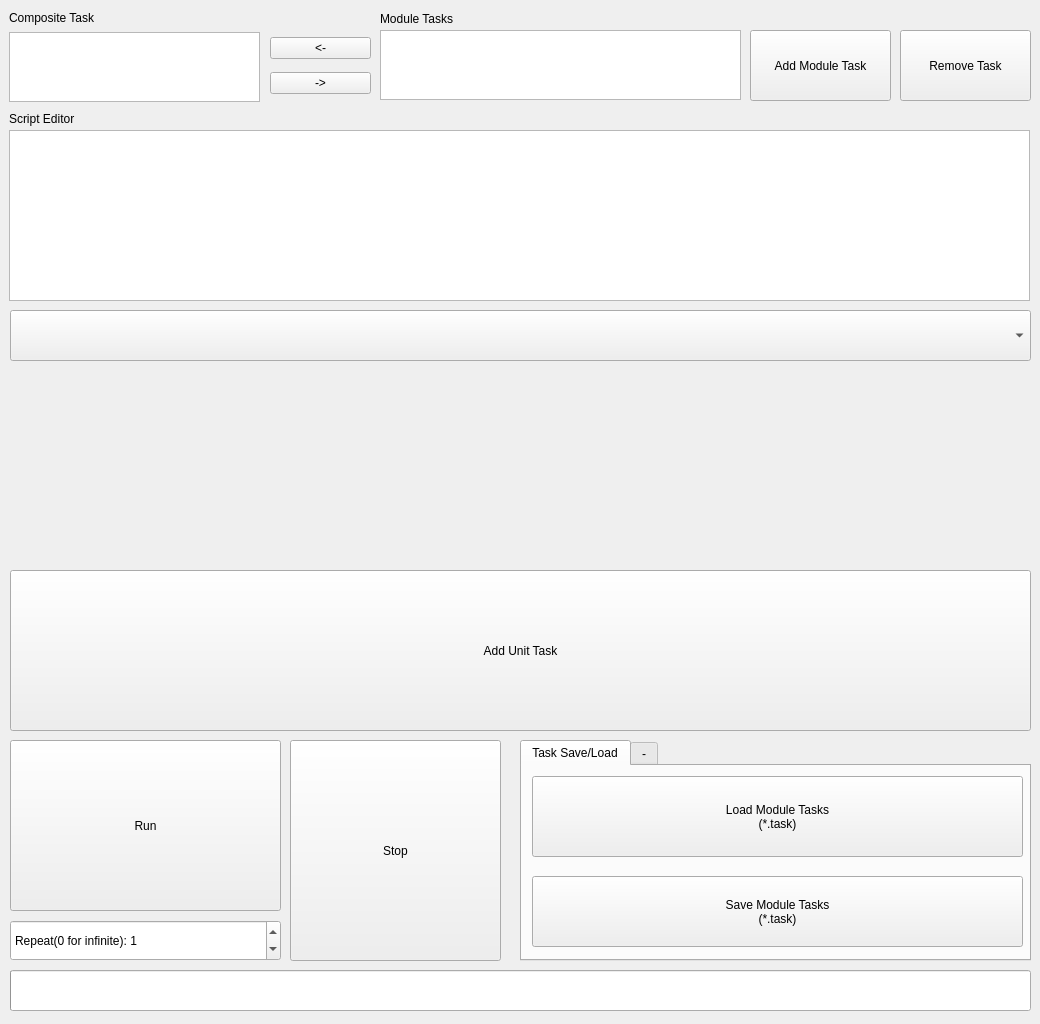
<?xml version="1.0" encoding="UTF-8"?>
<ui version="4.0">
 <class>TaskPlannerWidget</class>
 <widget class="QWidget" name="TaskPlannerWidget">
  <property name="geometry">
   <rect>
    <x>0</x>
    <y>0</y>
    <width>1040</width>
    <height>1024</height>
   </rect>
  </property>
  <property name="sizePolicy">
   <sizepolicy hsizetype="Fixed" vsizetype="Fixed">
    <horstretch>0</horstretch>
    <verstretch>0</verstretch>
   </sizepolicy>
  </property>
  <property name="maximumSize">
   <size>
    <width>16777215</width>
    <height>1080</height>
   </size>
  </property>
  <widget class="QComboBox" name="taskTypeSelector">
   <property name="geometry">
    <rect>
     <x>10</x>
     <y>310</y>
     <width>1021</width>
     <height>51</height>
    </rect>
   </property>
   <property name="sizePolicy">
    <sizepolicy hsizetype="Preferred" vsizetype="Fixed">
     <horstretch>0</horstretch>
     <verstretch>40</verstretch>
    </sizepolicy>
   </property>
  </widget>
  <widget class="QListWidget" name="compositeTaskList">
   <property name="geometry">
    <rect>
     <x>9</x>
     <y>32</y>
     <width>251</width>
     <height>70</height>
    </rect>
   </property>
  </widget>
  <widget class="QLabel" name="labelModuleTasks">
   <property name="geometry">
    <rect>
     <x>380</x>
     <y>10</y>
     <width>93</width>
     <height>17</height>
    </rect>
   </property>
   <property name="text">
    <string>Module Tasks</string>
   </property>
  </widget>
  <widget class="QTableWidget" name="taskTable">
   <property name="geometry">
    <rect>
     <x>380</x>
     <y>30</y>
     <width>361</width>
     <height>70</height>
    </rect>
   </property>
  </widget>
  <widget class="QLabel" name="labelLuaScript">
   <property name="geometry">
    <rect>
     <x>9</x>
     <y>110</y>
     <width>112</width>
     <height>17</height>
    </rect>
   </property>
   <property name="text">
    <string>Script Editor</string>
   </property>
  </widget>
  <widget class="QTextEdit" name="scriptEditor_lua">
   <property name="geometry">
    <rect>
     <x>9</x>
     <y>130</y>
     <width>1021</width>
     <height>171</height>
    </rect>
   </property>
  </widget>
  <widget class="QWidget" name="layoutWidget">
   <property name="geometry">
    <rect>
     <x>270</x>
     <y>30</y>
     <width>101</width>
     <height>71</height>
    </rect>
   </property>
   <layout class="QVBoxLayout" name="arrowButtonLayout">
    <item>
     <widget class="QPushButton" name="addModuleTaskBtn">
      <property name="text">
       <string>&lt;-</string>
      </property>
     </widget>
    </item>
    <item>
     <widget class="QPushButton" name="removeModuleTaskBtn">
      <property name="text">
       <string>-&gt;</string>
      </property>
     </widget>
    </item>
   </layout>
  </widget>
  <widget class="QLabel" name="labelCompositeTask">
   <property name="geometry">
    <rect>
     <x>9</x>
     <y>9</y>
     <width>174</width>
     <height>17</height>
    </rect>
   </property>
   <property name="text">
    <string>Composite Task</string>
   </property>
  </widget>
  <widget class="QPushButton" name="addTaskBtn">
   <property name="geometry">
    <rect>
     <x>750</x>
     <y>30</y>
     <width>141</width>
     <height>71</height>
    </rect>
   </property>
   <property name="text">
    <string>Add Module Task</string>
   </property>
  </widget>
  <widget class="QPushButton" name="removeTaskBtn">
   <property name="geometry">
    <rect>
     <x>900</x>
     <y>30</y>
     <width>131</width>
     <height>71</height>
    </rect>
   </property>
   <property name="text">
    <string>Remove Task</string>
   </property>
  </widget>
  <widget class="QPushButton" name="addUnitTaskBtn">
   <property name="geometry">
    <rect>
     <x>10</x>
     <y>570</y>
     <width>1021</width>
     <height>161</height>
    </rect>
   </property>
   <property name="text">
    <string>Add Unit Task</string>
   </property>
  </widget>
  <widget class="QPushButton" name="runButton">
   <property name="geometry">
    <rect>
     <x>10</x>
     <y>740</y>
     <width>271</width>
     <height>171</height>
    </rect>
   </property>
   <property name="text">
    <string>Run</string>
   </property>
  </widget>
  <widget class="QSpinBox" name="repeatSpinBox">
   <property name="geometry">
    <rect>
     <x>10</x>
     <y>920</y>
     <width>271</width>
     <height>41</height>
    </rect>
   </property>
   <property name="prefix">
    <string>Repeat(0 for infinite): </string>
   </property>
   <property name="maximum">
    <number>1000</number>
   </property>
   <property name="value">
    <number>1</number>
   </property>
  </widget>
  <widget class="QPushButton" name="stopButton">
   <property name="geometry">
    <rect>
     <x>290</x>
     <y>740</y>
     <width>211</width>
     <height>221</height>
    </rect>
   </property>
   <property name="text">
    <string>Stop</string>
   </property>
  </widget>
  <widget class="QProgressBar" name="progressBar">
   <property name="geometry">
    <rect>
     <x>10</x>
     <y>970</y>
     <width>1021</width>
     <height>41</height>
    </rect>
   </property>
  </widget>
  <widget class="QTabWidget" name="tabWidget">
   <property name="geometry">
    <rect>
     <x>520</x>
     <y>740</y>
     <width>511</width>
     <height>221</height>
    </rect>
   </property>
   <property name="currentIndex">
    <number>0</number>
   </property>
   <widget class="QWidget" name="tab">
    <attribute name="title">
     <string>Task Save/Load</string>
    </attribute>
    <widget class="QPushButton" name="saveAllTasksBtn">
     <property name="geometry">
      <rect>
       <x>10</x>
       <y>110</y>
       <width>491</width>
       <height>71</height>
      </rect>
     </property>
     <property name="text">
      <string>Save Module Tasks
(*.task)</string>
     </property>
    </widget>
    <widget class="QPushButton" name="loadAllTasksBtn">
     <property name="geometry">
      <rect>
       <x>10</x>
       <y>10</y>
       <width>491</width>
       <height>81</height>
      </rect>
     </property>
     <property name="text">
      <string>Load Module Tasks
(*.task)</string>
     </property>
    </widget>
   </widget>
   <widget class="QWidget" name="tab_2">
    <attribute name="title">
     <string>-</string>
    </attribute>
    <widget class="QWidget" name="layoutWidget">
     <property name="geometry">
      <rect>
       <x>10</x>
       <y>10</y>
       <width>254</width>
       <height>27</height>
      </rect>
     </property>
     <layout class="QHBoxLayout" name="conditionalLayout">
      <item>
       <widget class="QPushButton" name="addConditionBtn">
        <property name="enabled">
         <bool>false</bool>
        </property>
        <property name="text">
         <string>-</string>
        </property>
       </widget>
      </item>
      <item>
       <widget class="QPushButton" name="addLoopBtn">
        <property name="enabled">
         <bool>false</bool>
        </property>
        <property name="text">
         <string>-</string>
        </property>
       </widget>
      </item>
      <item>
       <widget class="QPushButton" name="closeBlockBtn">
        <property name="enabled">
         <bool>false</bool>
        </property>
        <property name="text">
         <string>-</string>
        </property>
       </widget>
      </item>
     </layout>
    </widget>
    <widget class="QPushButton" name="saveCompositeTaskBtn">
     <property name="enabled">
      <bool>false</bool>
     </property>
     <property name="geometry">
      <rect>
       <x>90</x>
       <y>50</y>
       <width>71</width>
       <height>61</height>
      </rect>
     </property>
     <property name="text">
      <string>-</string>
     </property>
    </widget>
    <widget class="QPushButton" name="runLuaScriptBtn">
     <property name="enabled">
      <bool>false</bool>
     </property>
     <property name="geometry">
      <rect>
       <x>10</x>
       <y>50</y>
       <width>71</width>
       <height>61</height>
      </rect>
     </property>
     <property name="text">
      <string>-</string>
     </property>
    </widget>
   </widget>
  </widget>
  <widget class="QWidget" name="paramInputWidget" native="true">
   <property name="geometry">
    <rect>
     <x>10</x>
     <y>370</y>
     <width>1021</width>
     <height>191</height>
    </rect>
   </property>
  </widget>
 </widget>
 <resources/>
 <connections/>
</ui>
